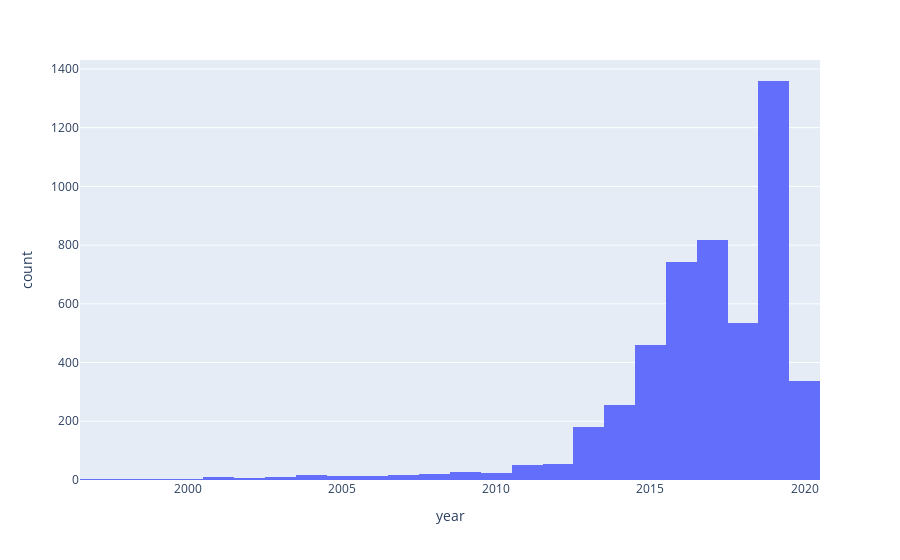
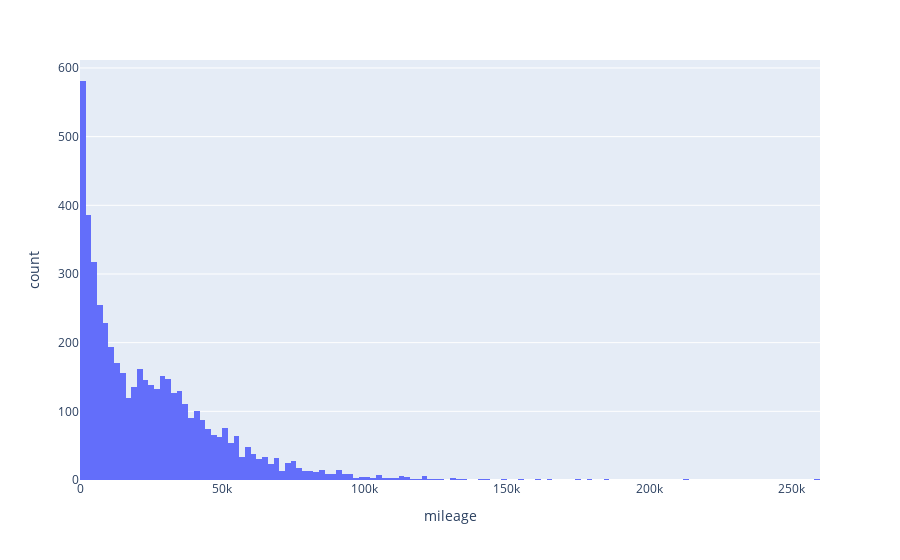
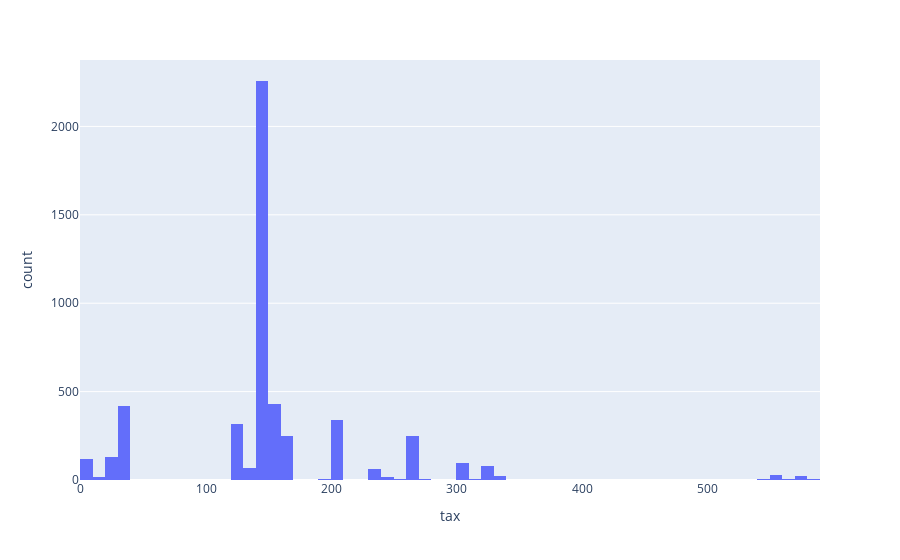
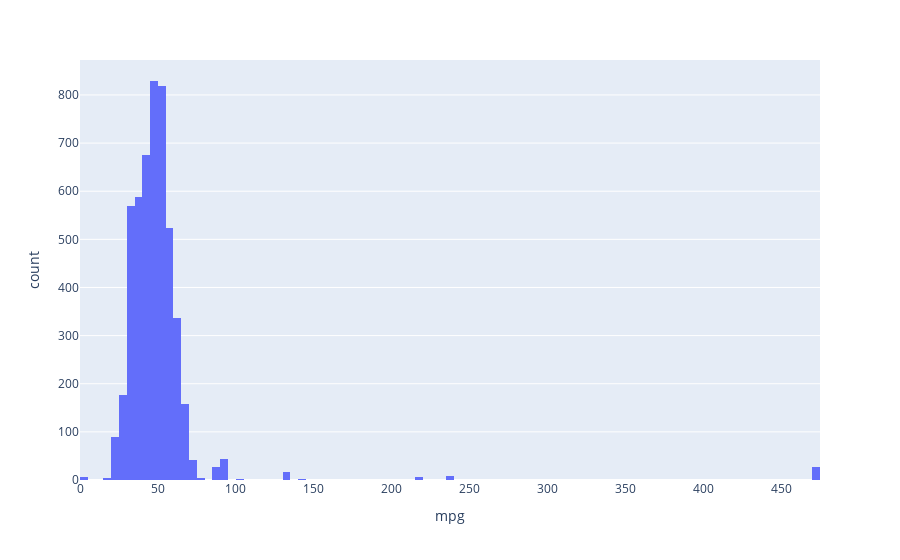

Notebook cell for these charts, in order:
### Code cell
for i in con_col:
    fig = px.histogram(x_train, x=x_train[i])
    fig.show()

### Figure 1 — Plotly figure (JSON) as saved in the notebook; plotly's stock layout.template omitted (floating-point values rounded to 4 significant figures; data arrays with more than 128 entries replaced by an {"elided": "..."} marker saying what was removed)
{"data": [{"alignmentgroup": "True", "bingroup": "x", "hovertemplate": "year=%{x}<br>count=%{y}<extra></extra>", "legendgroup": "", "marker": {"color": "#636efa", "pattern": {"shape": ""}}, "name": "", "offsetgroup": "", "orientation": "v", "showlegend": false, "type": "histogram", "x": {"elided": "4960 int values"}, "xaxis": "x", "yaxis": "y"}], "layout": {"barmode": "relative", "legend": {"tracegroupgap": 0}, "margin": {"t": 60}, "xaxis": {"anchor": "y", "domain": [0, 1], "title": {"text": "year"}}, "yaxis": {"anchor": "x", "domain": [0, 1], "title": {"text": "count"}}}}

### Figure 2 — Plotly figure (JSON) as saved in the notebook; plotly's stock layout.template omitted (floating-point values rounded to 4 significant figures; data arrays with more than 128 entries replaced by an {"elided": "..."} marker saying what was removed)
{"data": [{"alignmentgroup": "True", "bingroup": "x", "hovertemplate": "mileage=%{x}<br>count=%{y}<extra></extra>", "legendgroup": "", "marker": {"color": "#636efa", "pattern": {"shape": ""}}, "name": "", "offsetgroup": "", "orientation": "v", "showlegend": false, "type": "histogram", "x": {"elided": "4960 int values"}, "xaxis": "x", "yaxis": "y"}], "layout": {"barmode": "relative", "legend": {"tracegroupgap": 0}, "margin": {"t": 60}, "xaxis": {"anchor": "y", "domain": [0, 1], "title": {"text": "mileage"}}, "yaxis": {"anchor": "x", "domain": [0, 1], "title": {"text": "count"}}}}

### Figure 3 — Plotly figure (JSON) as saved in the notebook; plotly's stock layout.template omitted (floating-point values rounded to 4 significant figures; data arrays with more than 128 entries replaced by an {"elided": "..."} marker saying what was removed)
{"data": [{"alignmentgroup": "True", "bingroup": "x", "hovertemplate": "tax=%{x}<br>count=%{y}<extra></extra>", "legendgroup": "", "marker": {"color": "#636efa", "pattern": {"shape": ""}}, "name": "", "offsetgroup": "", "orientation": "v", "showlegend": false, "type": "histogram", "x": {"elided": "4960 int values"}, "xaxis": "x", "yaxis": "y"}], "layout": {"barmode": "relative", "legend": {"tracegroupgap": 0}, "margin": {"t": 60}, "xaxis": {"anchor": "y", "domain": [0, 1], "title": {"text": "tax"}}, "yaxis": {"anchor": "x", "domain": [0, 1], "title": {"text": "count"}}}}

### Figure 4 — Plotly figure (JSON) as saved in the notebook; plotly's stock layout.template omitted (floating-point values rounded to 4 significant figures; data arrays with more than 128 entries replaced by an {"elided": "..."} marker saying what was removed)
{"data": [{"alignmentgroup": "True", "bingroup": "x", "hovertemplate": "mpg=%{x}<br>count=%{y}<extra></extra>", "legendgroup": "", "marker": {"color": "#636efa", "pattern": {"shape": ""}}, "name": "", "offsetgroup": "", "orientation": "v", "showlegend": false, "type": "histogram", "x": {"elided": "4960 float values"}, "xaxis": "x", "yaxis": "y"}], "layout": {"barmode": "relative", "legend": {"tracegroupgap": 0}, "margin": {"t": 60}, "xaxis": {"anchor": "y", "domain": [0, 1], "title": {"text": "mpg"}}, "yaxis": {"anchor": "x", "domain": [0, 1], "title": {"text": "count"}}}}
